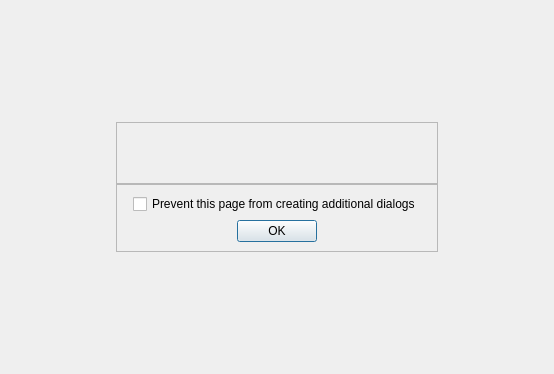
<?xml version="1.0" encoding="UTF-8"?>
<ui version="4.0">
 <class>jsAlert</class>
 <widget class="QWidget" name="jsAlert">
  <property name="geometry">
   <rect>
    <x>0</x>
    <y>0</y>
    <width>554</width>
    <height>374</height>
   </rect>
  </property>
  <property name="windowTitle">
   <string notr="true"/>
  </property>
  <layout class="QGridLayout" name="gridLayout">
   <property name="spacing">
    <number>0</number>
   </property>
   <item row="0" column="1">
    <spacer name="verticalSpacer_2">
     <property name="orientation">
      <enum>Qt::Vertical</enum>
     </property>
     <property name="sizeHint" stdset="0">
      <size>
       <width>20</width>
       <height>109</height>
      </size>
     </property>
    </spacer>
   </item>
   <item row="1" column="0">
    <spacer name="horizontalSpacer">
     <property name="orientation">
      <enum>Qt::Horizontal</enum>
     </property>
     <property name="sizeHint" stdset="0">
      <size>
       <width>172</width>
       <height>20</height>
      </size>
     </property>
    </spacer>
   </item>
   <item row="1" column="2">
    <spacer name="horizontalSpacer_2">
     <property name="orientation">
      <enum>Qt::Horizontal</enum>
     </property>
     <property name="sizeHint" stdset="0">
      <size>
       <width>172</width>
       <height>20</height>
      </size>
     </property>
    </spacer>
   </item>
   <item row="2" column="1">
    <widget class="QFrame" name="frame_2">
     <property name="frameShape">
      <enum>QFrame::StyledPanel</enum>
     </property>
     <property name="frameShadow">
      <enum>QFrame::Raised</enum>
     </property>
     <property name="js-frame2" stdset="0">
      <bool>true</bool>
     </property>
     <layout class="QGridLayout" name="gridLayout_3">
      <item row="1" column="0">
       <spacer name="horizontalSpacer_3">
        <property name="orientation">
         <enum>Qt::Horizontal</enum>
        </property>
        <property name="sizeHint" stdset="0">
         <size>
          <width>40</width>
          <height>20</height>
         </size>
        </property>
       </spacer>
      </item>
      <item row="1" column="1">
       <widget class="ButtonBox" name="buttonBox">
        <property name="sizePolicy">
         <sizepolicy hsizetype="Fixed" vsizetype="Fixed">
          <horstretch>0</horstretch>
          <verstretch>0</verstretch>
         </sizepolicy>
        </property>
        <property name="standardButtons">
         <set>QDialogButtonBox::Ok</set>
        </property>
       </widget>
      </item>
      <item row="1" column="2">
       <spacer name="horizontalSpacer_4">
        <property name="orientation">
         <enum>Qt::Horizontal</enum>
        </property>
        <property name="sizeHint" stdset="0">
         <size>
          <width>40</width>
          <height>20</height>
         </size>
        </property>
       </spacer>
      </item>
      <item row="0" column="0" colspan="3">
       <layout class="QHBoxLayout" name="horizontalLayout_2">
        <item>
         <spacer name="horizontalSpacer_7">
          <property name="orientation">
           <enum>Qt::Horizontal</enum>
          </property>
          <property name="sizeHint" stdset="0">
           <size>
            <width>40</width>
            <height>20</height>
           </size>
          </property>
         </spacer>
        </item>
        <item>
         <widget class="QCheckBox" name="preventAlerts">
          <property name="text">
           <string>Prevent this page from creating additional dialogs</string>
          </property>
         </widget>
        </item>
        <item>
         <spacer name="horizontalSpacer_8">
          <property name="orientation">
           <enum>Qt::Horizontal</enum>
          </property>
          <property name="sizeHint" stdset="0">
           <size>
            <width>40</width>
            <height>20</height>
           </size>
          </property>
         </spacer>
        </item>
       </layout>
      </item>
     </layout>
    </widget>
   </item>
   <item row="3" column="1">
    <spacer name="verticalSpacer">
     <property name="orientation">
      <enum>Qt::Vertical</enum>
     </property>
     <property name="sizeHint" stdset="0">
      <size>
       <width>20</width>
       <height>109</height>
      </size>
     </property>
    </spacer>
   </item>
   <item row="1" column="1">
    <widget class="QFrame" name="frame">
     <property name="frameShape">
      <enum>QFrame::StyledPanel</enum>
     </property>
     <property name="frameShadow">
      <enum>QFrame::Raised</enum>
     </property>
     <property name="js-frame" stdset="0">
      <bool>true</bool>
     </property>
     <layout class="QHBoxLayout" name="horizontalLayout">
      <property name="margin">
       <number>20</number>
      </property>
      <item>
       <spacer name="horizontalSpacer_5">
        <property name="orientation">
         <enum>Qt::Horizontal</enum>
        </property>
        <property name="sizeHint" stdset="0">
         <size>
          <width>40</width>
          <height>20</height>
         </size>
        </property>
       </spacer>
      </item>
      <item>
       <widget class="QLabel" name="message">
        <property name="text">
         <string/>
        </property>
       </widget>
      </item>
      <item>
       <spacer name="horizontalSpacer_6">
        <property name="orientation">
         <enum>Qt::Horizontal</enum>
        </property>
        <property name="sizeHint" stdset="0">
         <size>
          <width>40</width>
          <height>20</height>
         </size>
        </property>
       </spacer>
      </item>
     </layout>
    </widget>
   </item>
  </layout>
 </widget>
 <customwidgets>
  <customwidget>
   <class>ButtonBox</class>
   <extends>QDialogButtonBox</extends>
   <header>buttonbox.h</header>
  </customwidget>
 </customwidgets>
 <resources/>
 <connections/>
</ui>
